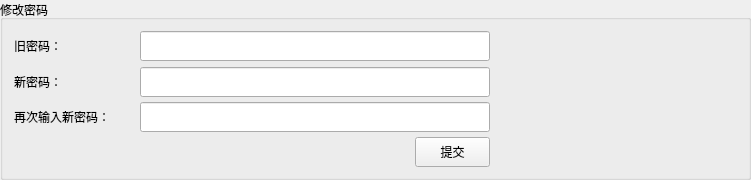
            <widget class="QGroupBox" name="my_pass_group_box">
             <property name="sizePolicy">
              <sizepolicy hsizetype="Expanding" vsizetype="Minimum">
               <horstretch>0</horstretch>
               <verstretch>0</verstretch>
              </sizepolicy>
             </property>
             <property name="minimumSize">
              <size>
               <width>0</width>
               <height>180</height>
              </size>
             </property>
             <property name="maximumSize">
              <size>
               <width>16777215</width>
               <height>180</height>
              </size>
             </property>
             <property name="title">
              <string>修改密码</string>
             </property>
             <layout class="QGridLayout" name="gridLayout_8">
              <item row="0" column="0">
               <widget class="QLabel" name="my_old_pass_label">
                <property name="sizePolicy">
                 <sizepolicy hsizetype="Minimum" vsizetype="Minimum">
                  <horstretch>0</horstretch>
                  <verstretch>0</verstretch>
                 </sizepolicy>
                </property>
                <property name="minimumSize">
                 <size>
                  <width>120</width>
                  <height>30</height>
                 </size>
                </property>
                <property name="maximumSize">
                 <size>
                  <width>120</width>
                  <height>30</height>
                 </size>
                </property>
                <property name="text">
                 <string>旧密码：</string>
                </property>
               </widget>
              </item>
              <item row="0" column="1" colspan="2">
               <widget class="QLineEdit" name="my_old_pass_line_edit">
                <property name="sizePolicy">
                 <sizepolicy hsizetype="Minimum" vsizetype="Minimum">
                  <horstretch>0</horstretch>
                  <verstretch>0</verstretch>
                 </sizepolicy>
                </property>
                <property name="minimumSize">
                 <size>
                  <width>350</width>
                  <height>30</height>
                 </size>
                </property>
                <property name="maximumSize">
                 <size>
                  <width>350</width>
                  <height>30</height>
                 </size>
                </property>
                <property name="echoMode">
                 <enum>QLineEdit::Password</enum>
                </property>
               </widget>
              </item>
              <item row="0" column="3">
               <spacer name="horizontalSpacer">
                <property name="orientation">
                 <enum>Qt::Horizontal</enum>
                </property>
                <property name="sizeHint" stdset="0">
                 <size>
                  <width>247</width>
                  <height>20</height>
                 </size>
                </property>
               </spacer>
              </item>
              <item row="1" column="0">
               <widget class="QLabel" name="my_new_pass_label">
                <property name="sizePolicy">
                 <sizepolicy hsizetype="Minimum" vsizetype="Minimum">
                  <horstretch>0</horstretch>
                  <verstretch>0</verstretch>
                 </sizepolicy>
                </property>
                <property name="minimumSize">
                 <size>
                  <width>120</width>
                  <height>30</height>
                 </size>
                </property>
                <property name="maximumSize">
                 <size>
                  <width>120</width>
                  <height>30</height>
                 </size>
                </property>
                <property name="text">
                 <string>新密码：</string>
                </property>
               </widget>
              </item>
              <item row="1" column="1" colspan="2">
               <widget class="QLineEdit" name="my_new_pass_line_edit">
                <property name="sizePolicy">
                 <sizepolicy hsizetype="Minimum" vsizetype="Minimum">
                  <horstretch>0</horstretch>
                  <verstretch>0</verstretch>
                 </sizepolicy>
                </property>
                <property name="minimumSize">
                 <size>
                  <width>350</width>
                  <height>30</height>
                 </size>
                </property>
                <property name="maximumSize">
                 <size>
                  <width>350</width>
                  <height>30</height>
                 </size>
                </property>
                <property name="echoMode">
                 <enum>QLineEdit::Password</enum>
                </property>
               </widget>
              </item>
              <item row="1" column="3">
               <spacer name="horizontalSpacer_8">
                <property name="orientation">
                 <enum>Qt::Horizontal</enum>
                </property>
                <property name="sizeHint" stdset="0">
                 <size>
                  <width>247</width>
                  <height>20</height>
                 </size>
                </property>
               </spacer>
              </item>
              <item row="2" column="0">
               <widget class="QLabel" name="my_new_pass_confirm_label">
                <property name="sizePolicy">
                 <sizepolicy hsizetype="Minimum" vsizetype="Minimum">
                  <horstretch>0</horstretch>
                  <verstretch>0</verstretch>
                 </sizepolicy>
                </property>
                <property name="minimumSize">
                 <size>
                  <width>120</width>
                  <height>30</height>
                 </size>
                </property>
                <property name="maximumSize">
                 <size>
                  <width>120</width>
                  <height>30</height>
                 </size>
                </property>
                <property name="text">
                 <string>再次输入新密码：</string>
                </property>
               </widget>
              </item>
              <item row="2" column="1" colspan="2">
               <widget class="QLineEdit" name="my_new_pass_confirm_line_edit">
                <property name="sizePolicy">
                 <sizepolicy hsizetype="Minimum" vsizetype="Minimum">
                  <horstretch>0</horstretch>
                  <verstretch>0</verstretch>
                 </sizepolicy>
                </property>
                <property name="minimumSize">
                 <size>
                  <width>350</width>
                  <height>30</height>
                 </size>
                </property>
                <property name="maximumSize">
                 <size>
                  <width>350</width>
                  <height>30</height>
                 </size>
                </property>
                <property name="echoMode">
                 <enum>QLineEdit::Password</enum>
                </property>
               </widget>
              </item>
              <item row="2" column="3">
               <spacer name="horizontalSpacer_10">
                <property name="orientation">
                 <enum>Qt::Horizontal</enum>
                </property>
                <property name="sizeHint" stdset="0">
                 <size>
                  <width>247</width>
                  <height>20</height>
                 </size>
                </property>
               </spacer>
              </item>
              <item row="3" column="0" colspan="2">
               <spacer name="horizontalSpacer_12">
                <property name="orientation">
                 <enum>Qt::Horizontal</enum>
                </property>
                <property name="sizeHint" stdset="0">
                 <size>
                  <width>392</width>
                  <height>20</height>
                 </size>
                </property>
               </spacer>
              </item>
              <item row="3" column="2">
               <widget class="QPushButton" name="my_pass_button">
                <property name="sizePolicy">
                 <sizepolicy hsizetype="Minimum" vsizetype="Minimum">
                  <horstretch>0</horstretch>
                  <verstretch>0</verstretch>
                 </sizepolicy>
                </property>
                <property name="minimumSize">
                 <size>
                  <width>75</width>
                  <height>30</height>
                 </size>
                </property>
                <property name="maximumSize">
                 <size>
                  <width>75</width>
                  <height>30</height>
                 </size>
                </property>
                <property name="text">
                 <string>提交</string>
                </property>
                <property name="icon">
                 <iconset resource="ultrasound_consultant.qrc">
                  <normaloff>:/UltrasoundConsultant/Resources/save.png</normaloff>:/UltrasoundConsultant/Resources/save.png</iconset>
                </property>
               </widget>
              </item>
              <item row="3" column="3">
               <spacer name="horizontalSpacer_11">
                <property name="orientation">
                 <enum>Qt::Horizontal</enum>
                </property>
                <property name="sizeHint" stdset="0">
                 <size>
                  <width>247</width>
                  <height>20</height>
                 </size>
                </property>
               </spacer>
              </item>
             </layout>
            </widget>
